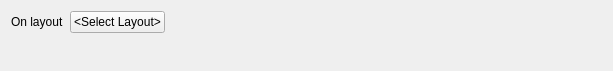
<?xml version="1.0" encoding="UTF-8"?>
<ui version="4.0">
 <class>ExitFullscreenActionWidget</class>
 <widget class="QWidget" name="ExitFullscreenActionWidget">
  <property name="geometry">
   <rect>
    <x>0</x>
    <y>0</y>
    <width>613</width>
    <height>71</height>
   </rect>
  </property>
  <property name="windowTitle">
   <string/>
  </property>
  <layout class="QVBoxLayout" name="verticalLayout">
   <item>
    <layout class="QHBoxLayout" name="horizontalLayout">
     <item>
      <widget class="QLabel" name="label">
       <property name="text">
        <string>On layout</string>
       </property>
      </widget>
     </item>
     <item>
      <widget class="QPushButton" name="selectLayoutButton">
       <property name="text">
        <string notr="true">&lt;Select Layout&gt;</string>
       </property>
      </widget>
     </item>
     <item>
      <spacer name="horizontalSpacer">
       <property name="orientation">
        <enum>Qt::Horizontal</enum>
       </property>
       <property name="sizeHint" stdset="0">
        <size>
         <width>40</width>
         <height>20</height>
        </size>
       </property>
      </spacer>
     </item>
    </layout>
   </item>
   <item>
    <spacer name="verticalSpacer">
     <property name="orientation">
      <enum>Qt::Vertical</enum>
     </property>
     <property name="sizeHint" stdset="0">
      <size>
       <width>20</width>
       <height>40</height>
      </size>
     </property>
    </spacer>
   </item>
  </layout>
 </widget>
 <resources/>
 <connections/>
</ui>
